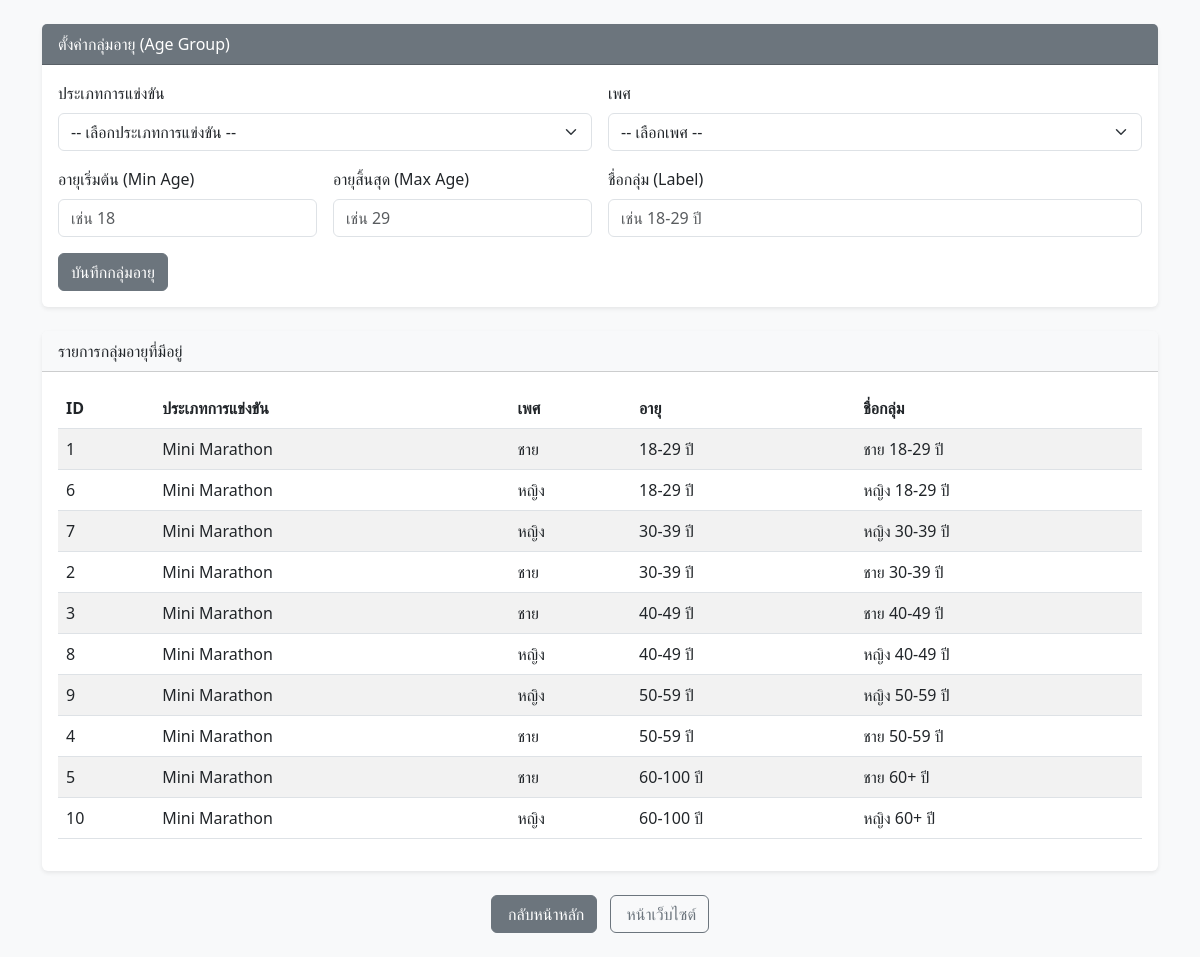
The app's page /age_group_form.php with its own data.
### tables this page shows
CREATE TABLE IF NOT EXISTS AGE_GROUP (
    age_group_id INT AUTO_INCREMENT PRIMARY KEY,
    category_id INT NOT NULL,
    gender ENUM('M', 'F', 'A') NOT NULL,
    min_age INT NOT NULL,
    max_age INT NOT NULL,
    label VARCHAR(50) NOT NULL,
    created_at TIMESTAMP DEFAULT CURRENT_TIMESTAMP,
    FOREIGN KEY (category_id) REFERENCES RACE_CATEGORY(category_id) ON DELETE CASCADE
);

CREATE TABLE IF NOT EXISTS RACE_CATEGORY (
    category_id INT AUTO_INCREMENT PRIMARY KEY,
    name VARCHAR(100) NOT NULL,
    distance_km DECIMAL(5,2) NOT NULL,
    start_time TIME,
    time_limit TIME,
    giveaway_type VARCHAR(200),
    created_at TIMESTAMP DEFAULT CURRENT_TIMESTAMP
);

### age_group_form.php (the view, shortened to what this page needs)
<?php require 'db.php'; ?>
<!DOCTYPE html>
<html lang="th">
<head>
    <link href="https://cdn.jsdelivr.net/npm/bootstrap@5.3.0/dist/css/bootstrap.min.css" rel="stylesheet">
</head>
<body class="bg-light">
    <div class="container mt-4">
        <div class="card border-0 shadow-sm">
            <div class="card-header bg-secondary text-white">ตั้งค่ากลุ่มอายุ (Age Group)</div>
            <div class="card-body">
                <form action="save_age_group.php" method="POST">
                    <div class="row g-3">
                        <div class="col-md-6">
                            <label class="form-label">ประเภทการแข่งขัน</label>
                            <select name="category_id" class="form-select" required>
                                <option value="">-- เลือกประเภทการแข่งขัน --</option>
                            </select>
                        </div>
                        <div class="col-md-6">
                            <label class="form-label">เพศ</label>
                            <select name="gender" class="form-select" required>
                                <option value="">-- เลือกเพศ --</option>
                            </select>
                        </div>
                        <div class="col-md-3">
                            <label class="form-label">อายุเริ่มต้น (Min Age)</label>
                            <input type="number" name="min_age" class="form-control" placeholder="เช่น 18" min="0" max="100" required>
                        </div>
                        <div class="col-md-3">
                            <label class="form-label">อายุสิ้นสุด (Max Age)</label>
                            <input type="number" name="max_age" class="form-control" placeholder="เช่น 29" min="0" max="100" required>
                        </div>
                        <div class="col-md-6">
                            <label class="form-label">ชื่อกลุ่ม (Label)</label>
                            <input type="text" name="label" class="form-control" placeholder="เช่น 18-29 ปี" required>
                        </div>
                    </div>
                    <button type="submit" class="btn btn-secondary mt-3">บันทึกกลุ่มอายุ</button>
                </form>
            </div>
        </div>
        <div class="card border-0 shadow-sm mt-4">
            <div class="card-header bg-light">รายการกลุ่มอายุที่มีอยู่</div>
            <div class="card-body">
                <div class="table-responsive">
                    <table class="table table-striped">
                        <thead>
                            <tr>
                                <th>ID</th>
                                <th>ประเภทการแข่งขัน</th>
                                <th>เพศ</th>
                                <th>อายุ</th>
                                <th>ชื่อกลุ่ม</th>
                            </tr>
                        </thead>
                        <tbody>
                            <?php
                            try {
                                $ageGroups = $pdo->query("SELECT ag.*, rc.name as category_name
                                                         FROM AGE_GROUP ag
                                                         JOIN RACE_CATEGORY rc ON ag.category_id = rc.category_id
                                                         ORDER BY rc.name, ag.min_age")->fetchAll();
                                foreach ($ageGroups as $ag) {
                                    $genderText = $ag['gender'] == 'M' ? 'ชาย' : ($ag['gender'] == 'F' ? 'หญิง' : 'ทุกเพศ');
                                    echo "<tr>";
                                    echo "<td>{$ag['age_group_id']}</td>";
                                    echo "<td>{$ag['category_name']}</td>";
                                    echo "<td>{$genderText}</td>";
                                    echo "<td>{$ag['min_age']}-{$ag['max_age']} ปี</td>";
                                    echo "<td>{$ag['label']}</td>";
                                    echo "</tr>";
                                }
                            } catch (PDOException $e) {
                                echo "<tr><td colspan='5' class='text-center text-muted'>ยังไม่มีข้อมูล</td></tr>";
                            }
                            ?>
                        </tbody>
                    </table>
                </div>
            </div>
        </div>
    </div>
    <div class="text-center mt-4 mb-4">
        <a href="admin_index.php" class="btn btn-secondary me-2"><i class="fa-solid fa-arrow-left me-1"></i>กลับหน้าหลัก</a>
        <a href="index.php" class="btn btn-outline-secondary"><i class="fa-solid fa-home me-1"></i>หน้าเว็บไซต์</a>
    </div>
</body>
</html>

### records on screen
age_group: age_group_id "1", category.name "Mini Marathon", gender "ชาย", min_age "18", max_age "29", label "ชาย 18-29 ปี"
age_group: age_group_id "6", category.name "Mini Marathon", gender "หญิง", min_age "18", max_age "29", label "หญิง 18-29 ปี"
age_group: age_group_id "7", category.name "Mini Marathon", gender "หญิง", min_age "30", max_age "39", label "หญิง 30-39 ปี"
age_group: age_group_id "2", category.name "Mini Marathon", gender "ชาย", min_age "30", max_age "39", label "ชาย 30-39 ปี"
age_group: age_group_id "3", category.name "Mini Marathon", gender "ชาย", min_age "40", max_age "49", label "ชาย 40-49 ปี"
age_group: age_group_id "8", category.name "Mini Marathon", gender "หญิง", min_age "40", max_age "49", label "หญิง 40-49 ปี"
age_group: age_group_id "9", category.name "Mini Marathon", gender "หญิง", min_age "50", max_age "59", label "หญิง 50-59 ปี"
age_group: age_group_id "4", category.name "Mini Marathon", gender "ชาย", min_age "50", max_age "59", label "ชาย 50-59 ปี"
age_group: age_group_id "5", category.name "Mini Marathon", gender "ชาย", min_age "60", max_age "100", label "ชาย 60+ ปี"
age_group: age_group_id "10", category.name "Mini Marathon", gender "หญิง", min_age "60", max_age "100", label "หญิง 60+ ปี"
